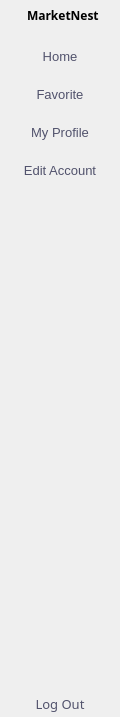
     <widget class="QWidget" name="full_menu_widget" native="true">
      <property name="sizePolicy">
       <sizepolicy hsizetype="Fixed" vsizetype="Preferred">
        <horstretch>0</horstretch>
        <verstretch>0</verstretch>
       </sizepolicy>
      </property>
      <property name="maximumSize">
       <size>
        <width>120</width>
        <height>16777215</height>
       </size>
      </property>
      <layout class="QVBoxLayout" name="verticalLayout_4">
       <property name="spacing">
        <number>0</number>
       </property>
       <property name="leftMargin">
        <number>0</number>
       </property>
       <property name="topMargin">
        <number>0</number>
       </property>
       <property name="rightMargin">
        <number>0</number>
       </property>
       <property name="bottomMargin">
        <number>0</number>
       </property>
       <item>
        <layout class="QHBoxLayout" name="horizontalLayout_3">
         <property name="spacing">
          <number>0</number>
         </property>
         <property name="topMargin">
          <number>5</number>
         </property>
         <property name="bottomMargin">
          <number>20</number>
         </property>
         <item>
          <spacer name="horizontalSpacer_4">
           <property name="orientation">
            <enum>Qt::Horizontal</enum>
           </property>
           <property name="sizeHint" stdset="0">
            <size>
             <width>40</width>
             <height>20</height>
            </size>
           </property>
          </spacer>
         </item>
         <item>
          <widget class="QLabel" name="label_4">
           <property name="maximumSize">
            <size>
             <width>35</width>
             <height>35</height>
            </size>
           </property>
           <property name="text">
            <string/>
           </property>
           <property name="pixmap">
            <pixmap resource="resource.qrc">:/icon/icon/logo.ico</pixmap>
           </property>
           <property name="scaledContents">
            <bool>true</bool>
           </property>
          </widget>
         </item>
         <item>
          <widget class="QLabel" name="label_3">
           <property name="font">
            <font>
             <family>Josefin Sans SemiBold</family>
             <bold>true</bold>
            </font>
           </property>
           <property name="text">
            <string>MarketNest</string>
           </property>
          </widget>
         </item>
         <item>
          <spacer name="horizontalSpacer_3">
           <property name="orientation">
            <enum>Qt::Horizontal</enum>
           </property>
           <property name="sizeHint" stdset="0">
            <size>
             <width>40</width>
             <height>20</height>
            </size>
           </property>
          </spacer>
         </item>
        </layout>
       </item>
       <item>
        <layout class="QVBoxLayout" name="verticalLayout_2">
         <property name="spacing">
          <number>15</number>
         </property>
         <item>
          <widget class="QPushButton" name="homeBtn_2">
           <property name="focusPolicy">
            <enum>Qt::TabFocus</enum>
           </property>
           <property name="layoutDirection">
            <enum>Qt::LeftToRight</enum>
           </property>
           <property name="styleSheet">
            <string notr="true">font-family: &quot;Josefin Sans Medium&quot;;
font-size: 13px;
color: #51526C;</string>
           </property>
           <property name="inputMethodHints">
            <set>Qt::ImhMultiLine</set>
           </property>
           <property name="text">
            <string>Home</string>
           </property>
           <property name="icon">
            <iconset resource="resource.qrc">
             <normaloff>:/icon/icon/home.ico</normaloff>:/icon/icon/home.ico</iconset>
           </property>
           <property name="checkable">
            <bool>true</bool>
           </property>
           <property name="autoExclusive">
            <bool>true</bool>
           </property>
           <property name="autoDefault">
            <bool>false</bool>
           </property>
           <property name="flat">
            <bool>true</bool>
           </property>
          </widget>
         </item>
         <item>
          <widget class="QPushButton" name="favBtn_2">
           <property name="focusPolicy">
            <enum>Qt::TabFocus</enum>
           </property>
           <property name="styleSheet">
            <string notr="true">font-family: &quot;Josefin Sans Medium&quot;;
font-size: 13px;
color: #51526C;</string>
           </property>
           <property name="text">
            <string>Favorite</string>
           </property>
           <property name="icon">
            <iconset resource="resource.qrc">
             <normaloff>:/icon/icon/heart3.ico</normaloff>:/icon/icon/heart3.ico</iconset>
           </property>
           <property name="checkable">
            <bool>true</bool>
           </property>
           <property name="autoExclusive">
            <bool>true</bool>
           </property>
           <property name="flat">
            <bool>true</bool>
           </property>
          </widget>
         </item>
         <item>
          <widget class="QPushButton" name="profileBtn_2">
           <property name="styleSheet">
            <string notr="true">font-family: &quot;Josefin Sans Medium&quot;;
font-size: 13px;
color: #51526C;</string>
           </property>
           <property name="text">
            <string>My Profile</string>
           </property>
           <property name="icon">
            <iconset resource="resource.qrc">
             <normaloff>:/icon/icon/store.ico</normaloff>:/icon/icon/store.ico</iconset>
           </property>
           <property name="checkable">
            <bool>true</bool>
           </property>
           <property name="autoExclusive">
            <bool>true</bool>
           </property>
           <property name="flat">
            <bool>true</bool>
           </property>
          </widget>
         </item>
         <item>
          <widget class="QPushButton" name="accountBtn_2">
           <property name="styleSheet">
            <string notr="true">font-family: &quot;Josefin Sans Medium&quot;;
font-size: 13px;
color: #51526C;</string>
           </property>
           <property name="text">
            <string>Edit Account</string>
           </property>
           <property name="icon">
            <iconset resource="resource.qrc">
             <normaloff>:/icon/icon/profile.ico</normaloff>:/icon/icon/profile.ico</iconset>
           </property>
           <property name="checkable">
            <bool>true</bool>
           </property>
           <property name="autoExclusive">
            <bool>true</bool>
           </property>
           <property name="flat">
            <bool>true</bool>
           </property>
          </widget>
         </item>
        </layout>
       </item>
       <item>
        <spacer name="verticalSpacer_2">
         <property name="orientation">
          <enum>Qt::Vertical</enum>
         </property>
         <property name="sizeHint" stdset="0">
          <size>
           <width>117</width>
           <height>509</height>
          </size>
         </property>
        </spacer>
       </item>
       <item>
        <widget class="QPushButton" name="exitBtn_2">
         <property name="font">
          <font>
           <family>Josefin Sans Medium</family>
           <pointsize>-1</pointsize>
          </font>
         </property>
         <property name="styleSheet">
          <string notr="true">font-family: &quot;Josefin Sans Medium&quot;;
font-size: 13px;
color: #51526C;</string>
         </property>
         <property name="text">
          <string>Log Out</string>
         </property>
         <property name="icon">
          <iconset resource="resource.qrc">
           <normaloff>:/icon/icon/logout.ico</normaloff>:/icon/icon/logout.ico</iconset>
         </property>
         <property name="flat">
          <bool>true</bool>
         </property>
        </widget>
       </item>
      </layout>
     </widget>
